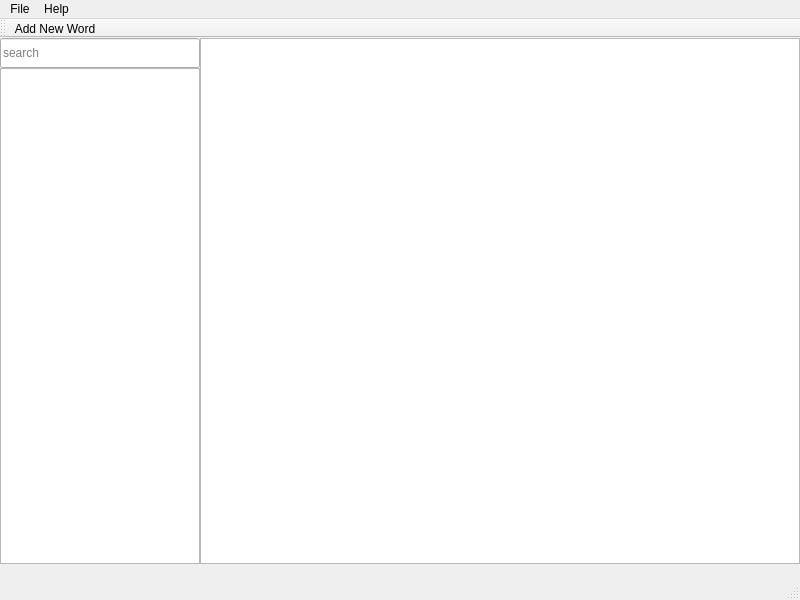
<?xml version="1.0" encoding="UTF-8"?>
<ui version="4.0">
 <class>MainWindow</class>
 <widget class="QMainWindow" name="MainWindow">
  <property name="enabled">
   <bool>true</bool>
  </property>
  <property name="geometry">
   <rect>
    <x>0</x>
    <y>0</y>
    <width>800</width>
    <height>600</height>
   </rect>
  </property>
  <property name="windowTitle">
   <string>MainWindow</string>
  </property>
  <property name="windowIcon">
   <iconset resource="../../../../../../../../home/daniel/Documents/Qt_Resources/image_icons.qrc">
    <normaloff>:/images/images/icon.png</normaloff>:/images/images/icon.png</iconset>
  </property>
  <property name="styleSheet">
   <string notr="true">margin: 0;
padding: 0;</string>
  </property>
  <widget class="QWidget" name="centralwidget">
   <property name="styleSheet">
    <string notr="true"/>
   </property>
   <layout class="QGridLayout" name="gridLayout_3">
    <property name="leftMargin">
     <number>0</number>
    </property>
    <property name="topMargin">
     <number>0</number>
    </property>
    <property name="rightMargin">
     <number>0</number>
    </property>
    <property name="bottomMargin">
     <number>0</number>
    </property>
    <property name="spacing">
     <number>0</number>
    </property>
    <item row="0" column="0">
     <widget class="QWidget" name="words_widget" native="true">
      <property name="maximumSize">
       <size>
        <width>200</width>
        <height>16777215</height>
       </size>
      </property>
      <property name="styleSheet">
       <string notr="true">margin: 0,0,0,0;
padding: 0,0,0,0;
spacing: 0,0,0,0;</string>
      </property>
      <layout class="QGridLayout" name="gridLayout">
       <property name="leftMargin">
        <number>0</number>
       </property>
       <property name="topMargin">
        <number>0</number>
       </property>
       <property name="rightMargin">
        <number>0</number>
       </property>
       <property name="bottomMargin">
        <number>0</number>
       </property>
       <property name="spacing">
        <number>0</number>
       </property>
       <item row="0" column="0">
        <widget class="QLineEdit" name="search_entry">
         <property name="minimumSize">
          <size>
           <width>0</width>
           <height>30</height>
          </size>
         </property>
         <property name="maximumSize">
          <size>
           <width>200</width>
           <height>16777215</height>
          </size>
         </property>
         <property name="styleSheet">
          <string notr="true"/>
         </property>
         <property name="placeholderText">
          <string>search</string>
         </property>
        </widget>
       </item>
       <item row="1" column="0">
        <widget class="QListWidget" name="words_listview">
         <property name="maximumSize">
          <size>
           <width>200</width>
           <height>16777215</height>
          </size>
         </property>
        </widget>
       </item>
      </layout>
     </widget>
    </item>
    <item row="0" column="1">
     <widget class="QWidget" name="definition_widget" native="true">
      <property name="enabled">
       <bool>true</bool>
      </property>
      <property name="maximumSize">
       <size>
        <width>16777212</width>
        <height>16777215</height>
       </size>
      </property>
      <property name="styleSheet">
       <string notr="true">margin: 0;
padding: 0;</string>
      </property>
      <layout class="QGridLayout" name="gridLayout_2">
       <property name="leftMargin">
        <number>0</number>
       </property>
       <property name="topMargin">
        <number>0</number>
       </property>
       <property name="rightMargin">
        <number>0</number>
       </property>
       <property name="bottomMargin">
        <number>0</number>
       </property>
       <property name="spacing">
        <number>0</number>
       </property>
       <item row="0" column="0">
        <widget class="QListWidget" name="definition_listview">
         <property name="styleSheet">
          <string notr="true"/>
         </property>
        </widget>
       </item>
      </layout>
     </widget>
    </item>
    <item row="1" column="0">
     <widget class="QLabel" name="entries_label">
      <property name="text">
       <string/>
      </property>
     </widget>
    </item>
   </layout>
  </widget>
  <widget class="QMenuBar" name="menubar">
   <property name="geometry">
    <rect>
     <x>0</x>
     <y>0</y>
     <width>800</width>
     <height>22</height>
    </rect>
   </property>
   <widget class="QMenu" name="menuFile">
    <property name="title">
     <string>File</string>
    </property>
    <addaction name="add_new_action"/>
    <addaction name="close_action"/>
   </widget>
   <widget class="QMenu" name="menuHelp">
    <property name="title">
     <string>Help</string>
    </property>
    <addaction name="actionAbout"/>
   </widget>
   <addaction name="menuFile"/>
   <addaction name="menuHelp"/>
  </widget>
  <widget class="QStatusBar" name="statusbar"/>
  <widget class="QToolBar" name="main_toolbar">
   <property name="windowTitle">
    <string>toolBar</string>
   </property>
   <attribute name="toolBarArea">
    <enum>TopToolBarArea</enum>
   </attribute>
   <attribute name="toolBarBreak">
    <bool>false</bool>
   </attribute>
   <addaction name="add_new_action"/>
  </widget>
  <action name="add_new_action">
   <property name="icon">
    <iconset resource="../../../../../../../../home/daniel/Documents/Qt_Resources/image_icons.qrc">
     <normaloff>:/images/images/add.jpg</normaloff>:/images/images/add.jpg</iconset>
   </property>
   <property name="text">
    <string>Add New Word</string>
   </property>
  </action>
  <action name="actionAbout">
   <property name="text">
    <string>About</string>
   </property>
  </action>
  <action name="close_action">
   <property name="icon">
    <iconset resource="../../../../../../../../home/daniel/Documents/Qt_Resources/image_icons.qrc">
     <normaloff>:/images/images/cancel.jpg</normaloff>:/images/images/cancel.jpg</iconset>
   </property>
   <property name="text">
    <string>Close</string>
   </property>
  </action>
  <action name="actionLicense">
   <property name="text">
    <string>License</string>
   </property>
  </action>
 </widget>
 <resources>
  <include location="../../../../../../../../home/daniel/Documents/Qt_Resources/image_icons.qrc"/>
 </resources>
 <connections/>
</ui>
